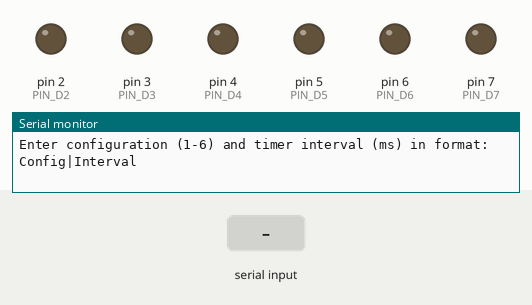
This sketch was run on a simulated Arduino Uno, built with avr-gcc and run on an emulated ATmega328P. Parts: output pins drawn as LEDs (lit = HIGH), the last lines printed to the serial monitor. Dashed ring = blinking. Inputs (shaded band) come from the test bench.

Above: at 0.8 s.
0.9 s: "90|45\n" received over Serial
At 1.22 s:
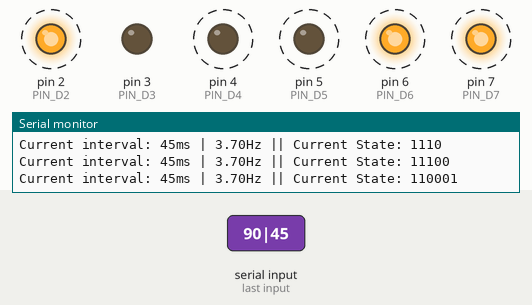
At 1.62 s:
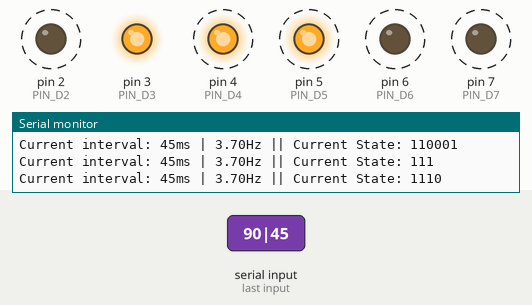
3.9 s: byte 49 ('1') received over Serial
At 4.14 s:
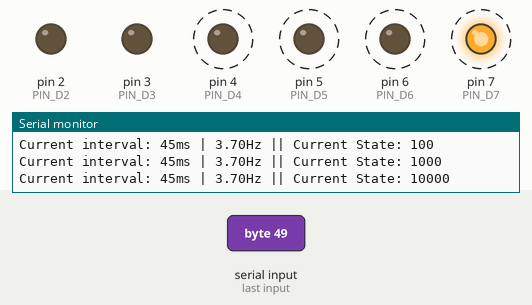
6.9 s: byte 50 ('2') received over Serial
9.9 s: byte 76 ('L') received over Serial
12.9 s: byte 82 ('R') received over Serial
15.9 s: byte 51 ('3') received over Serial
At 16.07 s:
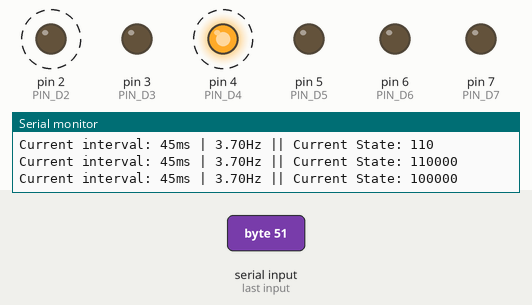
Timing chart, 0 to 19.9 s (numbered marks = the images above; inputs shaded):
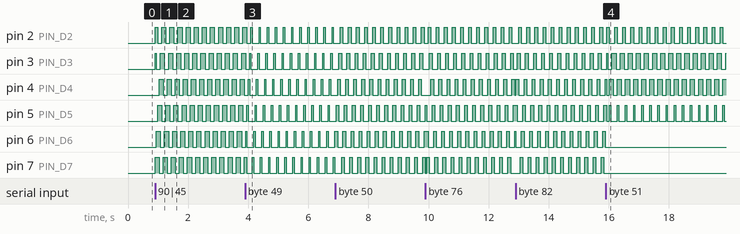

Measured:
- after the input at 0.9 s, pin 2 (PIN_D2): alternates HIGH for 0.13 s and LOW for 0.13 s, starting at once; pin 3 (PIN_D3): LOW → HIGH at once, then repeats every 0.27 s: LOW 0.13 s, HIGH 0.13 s
- after the input at 15.9 s, pin 6 (PIN_D6), pin 7 (PIN_D7): stops changing and stays LOW

The sketch:

OpenLoopSwitchingEncoder_V4.5.ino
```cpp
#include <avr/io.h>
#include <avr/interrupt.h>
#include <Wire.h>

#define PIN_D2 2
#define PIN_D3 3
#define PIN_D4 4
#define PIN_D5 5
#define PIN_D6 6
#define PIN_D7 7

bool rotationCW = true;
const uint8_t states1[] = {0b100000, 0b010000, 0b001000, 0b000100, 0b000010, 0b000001};
const uint8_t states2[] = {0b110000, 0b011000, 0b001100, 0b000110, 0b000011, 0b100001};
const uint8_t states3[] = {0b100000, 0b110000, 0b010000, 0b011000, 0b001000, 0b001100};
const uint8_t states4[] = {0b111000, 0b011100, 0b001110, 0b000111, 0b100011, 0b110001};
const uint8_t states5[] = {0b111000, 0b011000, 0b011100, 0b001100, 0b001110, 0b000110};
const uint8_t states6[] = {0b100000, 0b110000, 0b111000, 0b011000, 0b001000, 0b001100};

const uint8_t *currentStates = states4;
uint8_t numStates = sizeof(states4) / sizeof(states4[0]);
volatile uint8_t currentStateIndex = 0;
volatile bool updateFlag = false;

uint32_t interval_ms = 100;
double freq;

void setup() {
  pinMode(PIN_D2, OUTPUT);
  pinMode(PIN_D3, OUTPUT);
  pinMode(PIN_D4, OUTPUT);
  pinMode(PIN_D5, OUTPUT);
  pinMode(PIN_D6, OUTPUT);
  pinMode(PIN_D7, OUTPUT);

  Serial.begin(9600);

  Serial.println("Enter configuration (1-6) and timer interval (ms) in format: Config|Interval");
  while (!Serial.available());
  String input = Serial.readStringUntil('\n');

  int delimiterIndex = input.indexOf('|');
  if (delimiterIndex != -1) {
    int config = input.substring(0, delimiterIndex).toInt();
    interval_ms = input.substring(delimiterIndex + 1).toInt();

    switch (config) {
      case 1: currentStates = states1; numStates = sizeof(states1) / sizeof(states1[0]); break;
      case 2: currentStates = states2; numStates = sizeof(states2) / sizeof(states2[0]); break;
      case 3: currentStates = states3; numStates = sizeof(states3) / sizeof(states3[0]); break;
      case 4: currentStates = states4; numStates = sizeof(states4) / sizeof(states4[0]); break;
      case 5: currentStates = states5; numStates = sizeof(states5) / sizeof(states5[0]); break;
      case 6: currentStates = states6; numStates = sizeof(states6) / sizeof(states6[0]); break;
    }

    setTimerInterval(interval_ms);
  }

  updateOutputs(currentStates[currentStateIndex]);
}

void loop() {
  if (updateFlag) {
    debugOutput(currentStates[currentStateIndex]);
    updateFlag = false;
  }

  if (Serial.available() > 0) {
    char receivedChar = Serial.read();
    switch (receivedChar) {
      case 'R':
        rotationCW = true;
        break;
      case 'L':
        rotationCW = false;
        break;
      case '1':
        currentStates = states1; numStates = sizeof(states1) / sizeof(states1[0]);
        break;
      case '2':
        currentStates = states2; numStates = sizeof(states2) / sizeof(states2[0]);
        break;
      case '3':
        currentStates = states3; numStates = sizeof(states3) / sizeof(states3[0]);
        break;
      case '4':
        currentStates = states4; numStates = sizeof(states4) / sizeof(states4[0]);
        break;
      case '5':
        currentStates = states5; numStates = sizeof(states5) / sizeof(states5[0]);
        break;
      case '6':
        currentStates = states6; numStates = sizeof(states6) / sizeof(states6[0]);
        break;
      case '-':
        if (interval_ms < 200) interval_ms += 10;
        setTimerInterval(interval_ms);
        Serial.print("Interval: "); Serial.print(interval_ms); Serial.println(" ms");
        break;
      case '+':
        if (interval_ms > 15) interval_ms -= 10;
        setTimerInterval(interval_ms);
        Serial.print("Interval: "); Serial.print(interval_ms); Serial.println(" ms");
        break;
    }
  }
  freq = 1000/(float(interval_ms)*6);
}

ISR(TIMER1_COMPA_vect) {
  currentStateIndex = rotationCW ? (currentStateIndex == 0 ? numStates - 1 : currentStateIndex - 1) : (currentStateIndex + 1) % numStates;
  updateOutputs(currentStates[currentStateIndex]);
  updateFlag = true;
}

void setTimerInterval(uint32_t desiredInterval_ms) {
  uint32_t clockCycles = (desiredInterval_ms * 1000) / 64;
  if (clockCycles > 65535) clockCycles = 65535;
  TCCR1A = 0;
  TCCR1B = (1 << WGM12) | (1 << CS12) | (1 << CS10);
  OCR1A = clockCycles - 1;
  TIMSK1 = (1 << OCIE1A);
}

void updateOutputs(uint8_t state) {
  digitalWrite(PIN_D2, (state & 0b100000) ? HIGH : LOW);
  digitalWrite(PIN_D3, (state & 0b010000) ? HIGH : LOW);
  digitalWrite(PIN_D4, (state & 0b001000) ? HIGH : LOW);
  digitalWrite(PIN_D5, (state & 0b000100) ? HIGH : LOW);
  digitalWrite(PIN_D6, (state & 0b000010) ? HIGH : LOW);
  digitalWrite(PIN_D7, (state & 0b000001) ? HIGH : LOW);
}

void debugOutput(uint8_t state) {
  Serial.print("Current interval: ");
  Serial.print(interval_ms);
  Serial.print("ms | ");
  Serial.print(freq);
  Serial.print("Hz || ");
  Serial.print("Current State: ");
  Serial.println(state, BIN);
}
```
